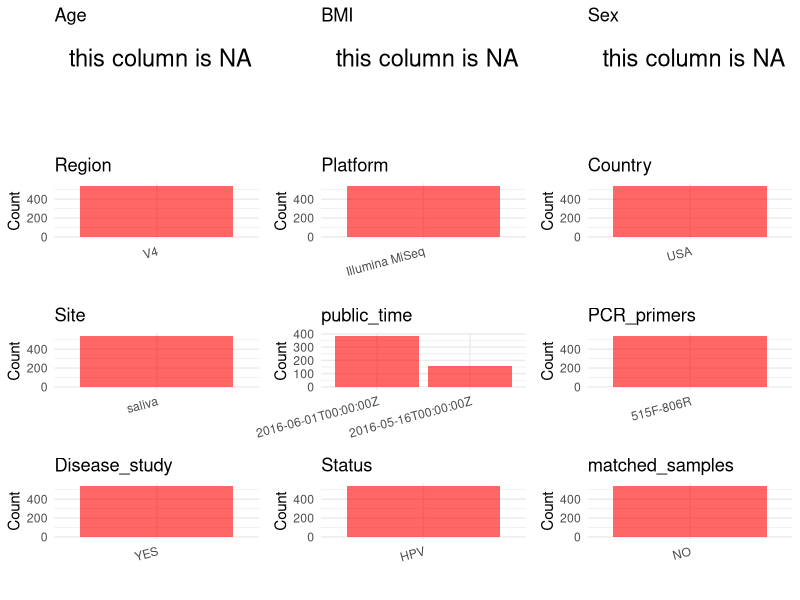

Here is the R script that generated this plot: (Note: this script raises an error after producing the figure.)
## ---- chunk 1
# Load necessary libraries
library(dplyr)
library(ggplot2)
library(cowplot)

# Set working directory (update this path to your local directory)
setwd("D:/oral_project/PRJNA321193")

# Read the initial metadata files
initial_meta<-read.csv("SraRunTable.csv",header = T)

# Combine the two metadata files
#meta <- rbind(initial_meta, initial_meta1)

#Remove entries non-oral samples
#initial_meta <- subset(initial_meta,isolate %in% c("saliva","tongue coat"))

# Check the number of samples containing "HT" in Sample.Name (e.g., healthy controls)
#nrow(subset(meta, grepl("HT", Sample.Name)))

# Display the first few rows of the metadata
head(initial_meta)
## ---- chunk 2
# Create a uniform metadata dataframe
metadata <- data.frame(
  BioProject = initial_meta$BioProject,
  Run = initial_meta$Run,
  sample_name = initial_meta$Sample.Name,
  Age = NA,
  BMI = NA,
  Sex = NA,
  Region = "V4",
  Platform = initial_meta$Instrument,
  Country = initial_meta$geo_loc_name_country,
  Site = replace(initial_meta$Organism, initial_meta$Organism == "human oral metagenome", "saliva"),
  public_time = initial_meta$ReleaseDate,
  stringsAsFactors = FALSE
)
## ---- chunk 3
# Add information obtained from the publication
metadata$PCR_primers <- "515F-806R"
metadata$title <- "Alterations in oral bacterial communities are associated with risk factors for oral and oropharyngeal cancer"
metadata$Disease_study <- "YES"
# Assign disease status based on sample_name patterns
metadata$Status<-"HPV"

#get subjects id according to sample id
metadata$sample_name<-gsub("13887338764508253430:sample:","",metadata$sample_name)
#get subjects id with Saliva available
keep_subjects<-subset(metadata,Site %in% "saliva")
#remove subjects without Saliva samples
metadata<-subset(metadata,sample_name %in% keep_subjects$sample_name)
#get subjects sampling counts
sample_counts <- table(metadata$sample_name)
# Create matched_samples column, any subjects have >=2 samples will be label "YES", otherwise "NO"
metadata$matched_samples <- ifelse(metadata$sample_name %in% names(sample_counts[sample_counts >= 2]), "YES", "NO")
## ---- chunk 4
# Check the number of unique runs and sample names
print(paste("Number of unique runs:", length(unique(metadata$Run))))
print(paste("Number of unique sample names:", length(unique(metadata$sample_name))))
## ---- chunk 5
# Select columns for visualization
plot_data <- metadata %>%
  select(-BioProject, -Run, -sample_name, -title)

# Function to create simple plots for each column
create_simple_plots <- function(data) {
  plots <- list()
  
  for (col in colnames(data)) {
    # Check if the column is all NA
    if (all(is.na(data[[col]]))) {
      # Create an empty plot with text indicating all NA
      p <- ggplot() +
        annotate("text", x = 0.5, y = 0.5, label = "this column is NA", size = 6) +
        labs(title = col) +
        theme_void()
    } else if (is.numeric(data[[col]])) {
      # Numeric variable: histogram
      p <- ggplot(data, aes(x = .data[[col]])) +
        geom_histogram(fill = "blue", alpha = 0.6, bins = 20, na.rm = TRUE) +
        labs(title = col) +
        theme_minimal()
    } else {
      # Categorical variable: bar plot (remove NA values)
      count_data <- as.data.frame(table(data[[col]], useNA = "ifany"))
      p <- ggplot(count_data, aes(x = reorder(Var1, -Freq), y = Freq)) +
        geom_col(fill = "red", alpha = 0.6) +
        labs(title = col, x = NULL, y = "Count") +
        theme_minimal() +
        theme(axis.text.x = element_text(angle = 15, hjust = 1))
    }
    plots[[col]] <- p
  }
  
  return(plots)
}

# Generate and arrange plots
plots <- create_simple_plots(plot_data)
p<-plot_grid(plots$Age, 
          plots$BMI, 
          plots$Sex, 
          plots$Region, 
          plots$Platform, 
          plots$Country, 
          plots$Site,
          plots$public_time, 
          plots$PCR_primers,
          plots$Disease_study,
          plots$Status,
          plots$matched_samples,# add 
          ncol = 3, align = "hv", axis = "lb")
ggsave("Metadata_Summary.png", plot = p, width = 8, height = 6, dpi = 150)
## ---- chunk 6
knitr::include_graphics("Metadata_Summary.png")
## ---- chunk 7
# Reorder columns to match the desired format
metadata <- metadata[, c(
  "BioProject", "Run", "sample_name", "Age", "BMI", "Sex", 
  "Region", "Platform", "Country", "Site", "public_time", 
  "PCR_primers", "title", "Disease_study", "Status","matched_samples"
)]

# Export the uniform metadata to a CSV file
write.csv(metadata, file = "metadata.csv", quote = TRUE)
head(metadata)
